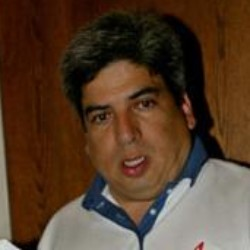
#> input picture Lab Four  Advanced Facial Recognition with HDBSCAN/ifw2/Aaron_Pena/Aaron_Pena_0001.jpg, 250 x 250 px; its folder holds only this picture in this run
$ python main.py
#> lines starting #> are read from the running program, lines starting #| are printed output that depends on the picture
import os
import cv2
import numpy as np
import hdbscan
from PIL import Image
import matplotlib.pyplot as plt
from sklearn.decomposition import PCA
from sklearn.metrics import euclidean_distances
from sklearn.preprocessing import StandardScaler
from sklearn.metrics import silhouette_score


images = []
labels = []
dimension = set()

dataset_path = "ifw2"
for label in os.listdir(dataset_path):
    person_folder = os.path.join(dataset_path, label)
    if os.path.isdir(person_folder):
        for image_file in os.listdir(person_folder):
            image_path = os.path.join(person_folder, image_file)
            image = cv2.imread(image_path)
#> image is the input picture: shape (250, 250, 3); mean B, G, R 42, 60.7, 84.8
            image = cv2.cvtColor(image, cv2.COLOR_BGR2GRAY)  # Convert to grayscale
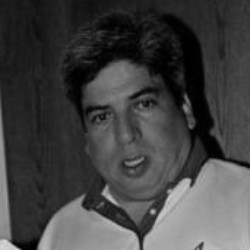
#> image: shape (250, 250); min 0, max 213, mean 65.8
            images.append(image)
            dimension.add(image.shape)
            labels.append(label)
#> pass 2 of the loop `for label in os.listdir(dataset_path):`:
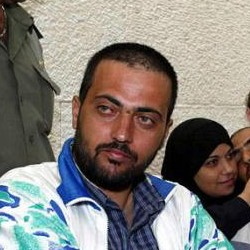
#> input picture Lab Four  Advanced Facial Recognition with HDBSCAN/ifw2/Abdel_Nasser_Assidi/Abdel_Nasser_Assidi_0002.jpg, 250 x 250 px
#> image is the input picture: shape (250, 250, 3); mean B, G, R 120.7, 125.8, 130.8
#> `image = cv2.cvtColor(image, cv2.COLOR_BGR2GRAY)`:
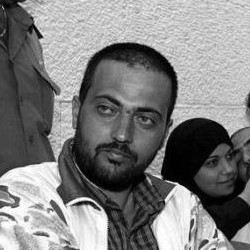
#> image: shape (250, 250); min 0, max 255, mean 126.7
#> pass 3 of the loop `for label in os.listdir(dataset_path):`:
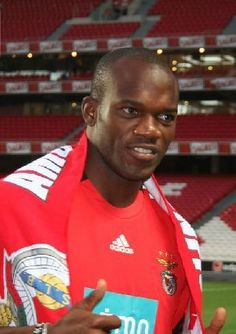
#> input picture Lab Four  Advanced Facial Recognition with HDBSCAN/ifw2/David_Suazo/David_Suazo_0004.jpg, 236 x 334 px
#> image is the input picture: shape (334, 236, 3); mean B, G, R 69.5, 73.1, 136.1
#> `image = cv2.cvtColor(image, cv2.COLOR_BGR2GRAY)`:
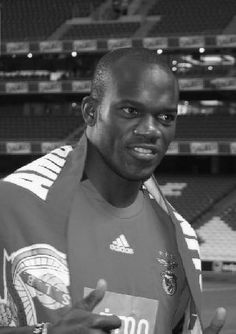
#> image: shape (334, 236); min 4, max 255, mean 91.5

# Converting the image list into numpy array
#> (the run stopped early here; a loop or call above may not have finished)
